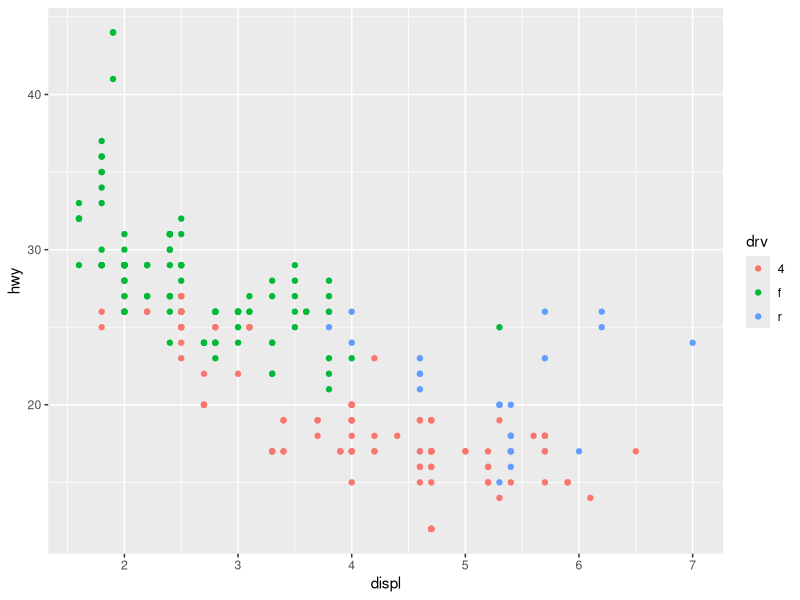
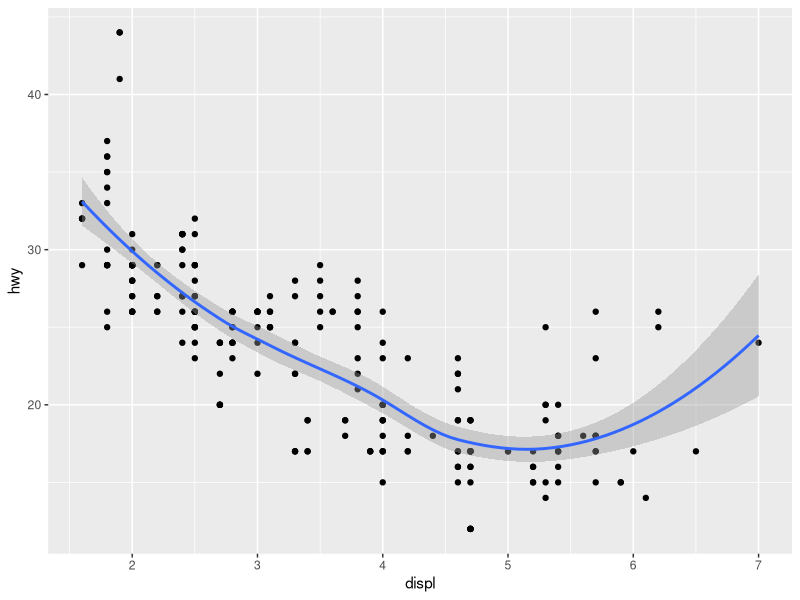
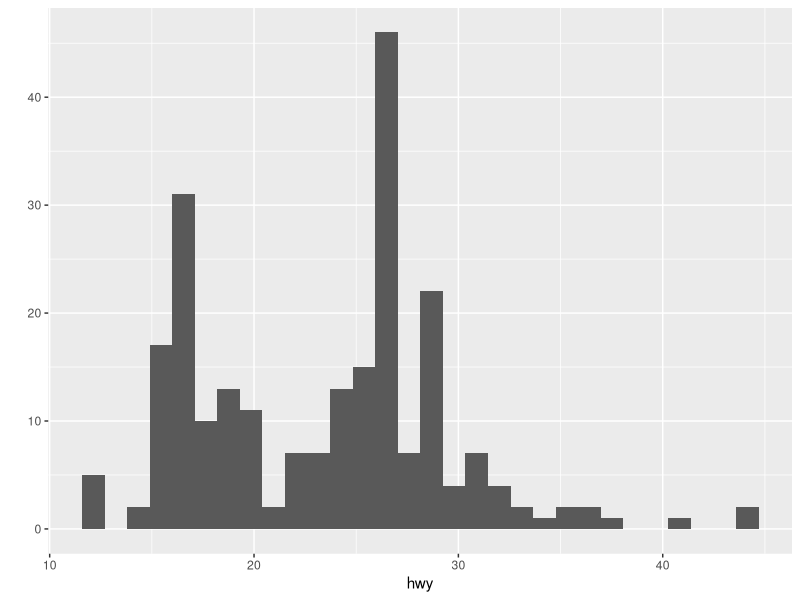
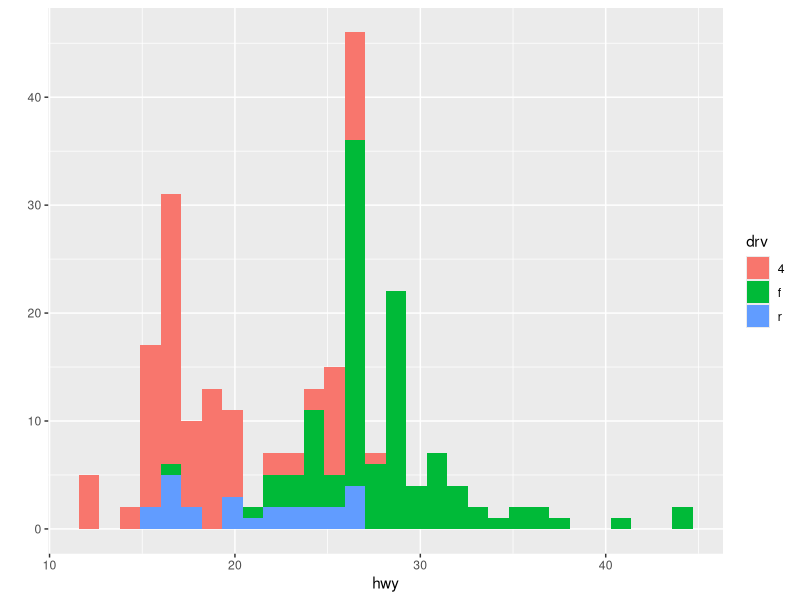
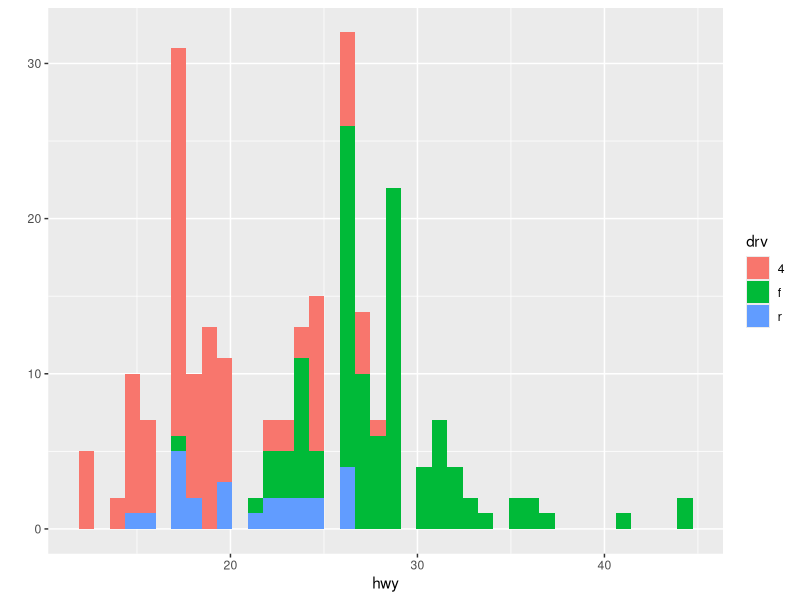
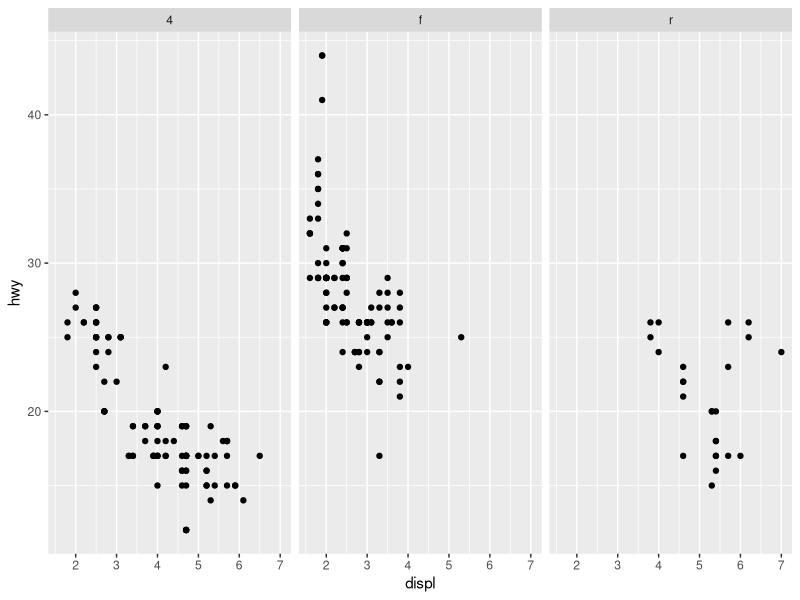
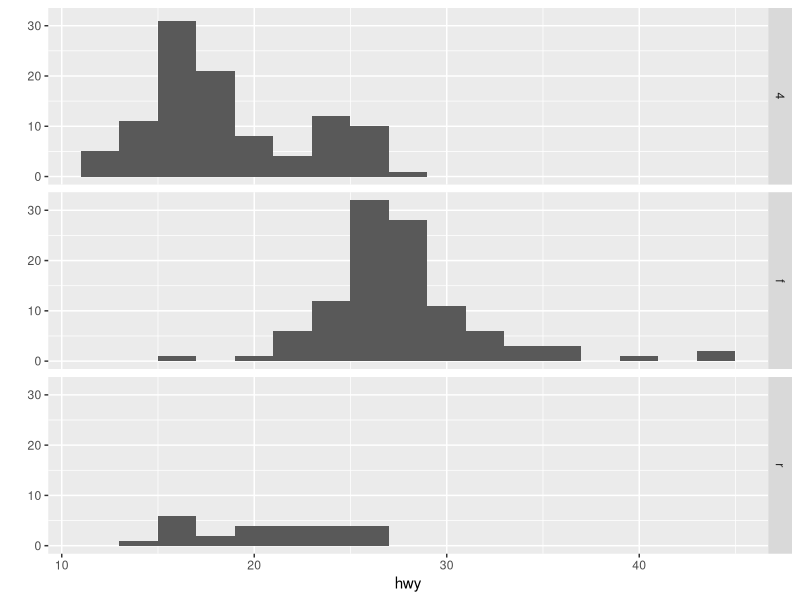

R code for these plots, in order: (Note: this script raises an error after producing the figures.)
## ---- chunk 1
library(ggplot2)
str(mpg)

#the colors and legend is automatically added
qplot(displ, hwy, data = mpg, color = drv)

## ---- chunk 2
#add lowS or smoother function
#you can see the trends in the data set
#the gray zone is the 95% confidence intervals
qplot(displ, hwy, data = mpg, geom = c("point", "smooth"))
## ---- chunk 3
qplot( hwy, data = mpg)
qplot( hwy, data = mpg, fill = drv)
qplot( hwy, data = mpg, fill = drv, bins = 40)
## ---- chunk 4
#scatterplots
#the drv has 3 levels so it has 3 columns
#since there is only 1 row, all 3 plots will be in a row
qplot(displ, hwy, data = mpg, facets = .~ drv)

#histograms
#the drv variable is on the left hand side
qplot(hwy, data = mpg, facets =  drv ~., binwidth = 2)
## ---- chunk 5
qplot(log(eno), data = maacs, fill = mopos)
## ---- chunk 6
qplot(log(eno), data = maacs, geom = "density")
#a nice way to visualize 1 dimensional data
qplot(log(eno), data = maacs, geom = "density", color = mopos)
## ---- chunk 7
qplot(log(pm25), log(eno), data = maacs)
qplot(log(pm25), log(eno), data = maacs, shape=mopos)
qplot(log(pm25), log(eno), data = maacs, color=mopos)
## ---- chunk 8
#this is a standar linear regression model (method="lm")
qplot(log(pm25), log(eno), data = maacs, color=mopos, geom = c("point", "smooth"), method="lm")
## ---- chunk 9
qplot(log(pm25), log(eno), data = maacs, geom = c("point", "smooth"), method="lm", facets = ,~mopos)
## ---- chunk 10
#baltimore data as an example of a basic plot
#this is the relationship between 2 different variables in 2 side-by-side plots
qplot(logpm25, NocturnalSympt, data = maacs, facets = .~ bmicat, geom = c("point", "smooth"), method="lm")
## ---- chunk 11
#dataframe
head(maacs[, 1:3])

#initial call to plot & aesthetics
g<-ggplot(maacs, aes(logpm25, NocturnalSympt))

#summary of ggplot object
#gives you a quick list of what's in the plot & in the data
summary(g)
## ---- chunk 12
#there is no plot if you run this code
#it does not have a layer (in other words, it doesn't know how to draw it yet)
g<-ggplot(maacs, aes(logpm25, NocturnalSympt))
print(g)

#explicity save and print ggplot object
#you can add things to your plot with the plus operator
#dont need an argument in geom_point() function
p<- g + geom_point()
print (p)

#auto-print plot object without saving
g + geom_point()
## ---- chunk 13
#default points are a solid circle, filled circle
g<-ggplot(maacs, aes(logpm25, NocturnalSympt))
g + geom_point()
## ---- chunk 14
#a lot of noise
g + geom_point() + geom_smooth()

#use a regular regression line instead although it is less flexible
g + geom_point() + geom_smooth(method="lm")
